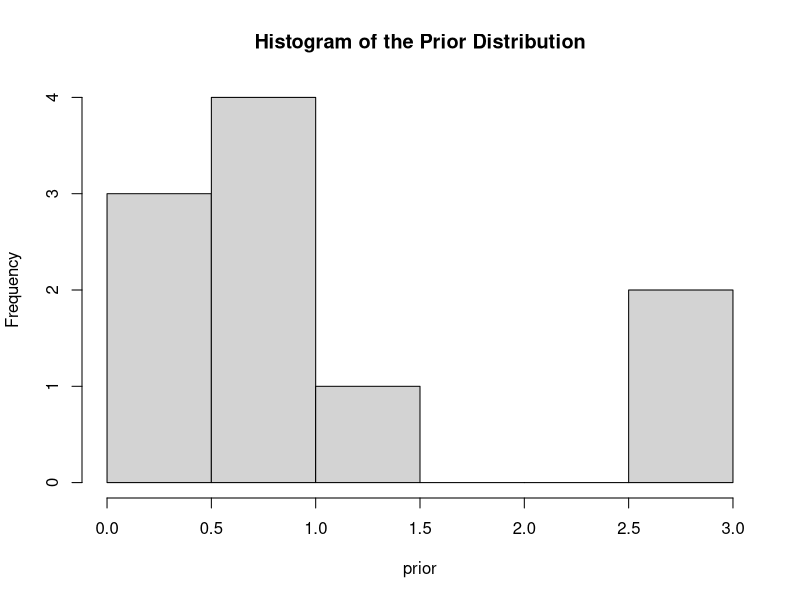
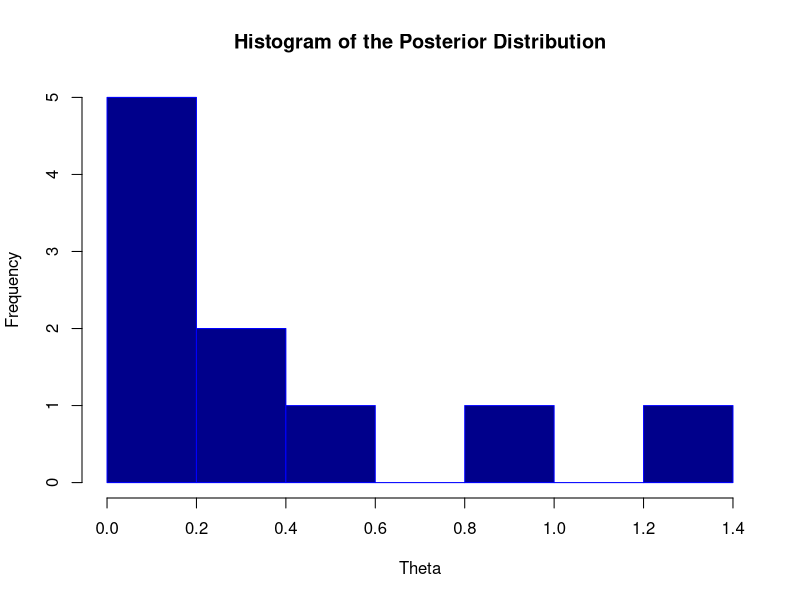
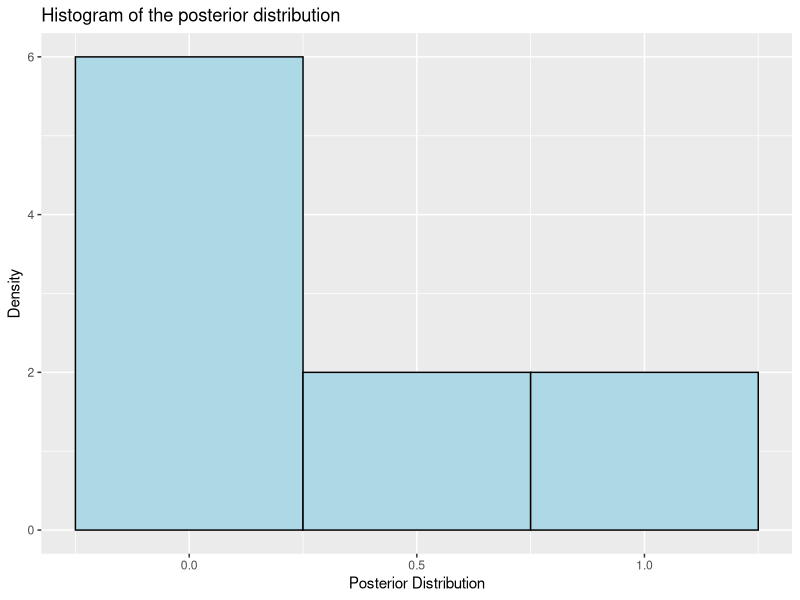
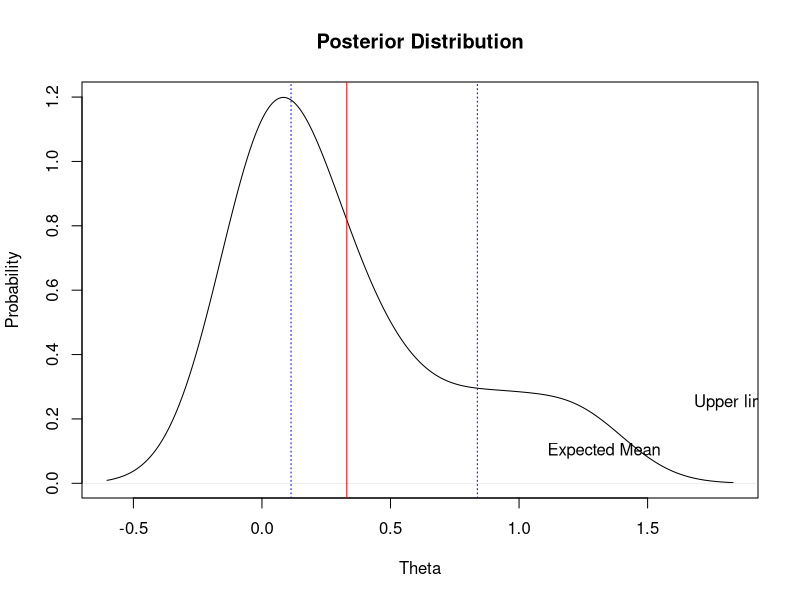
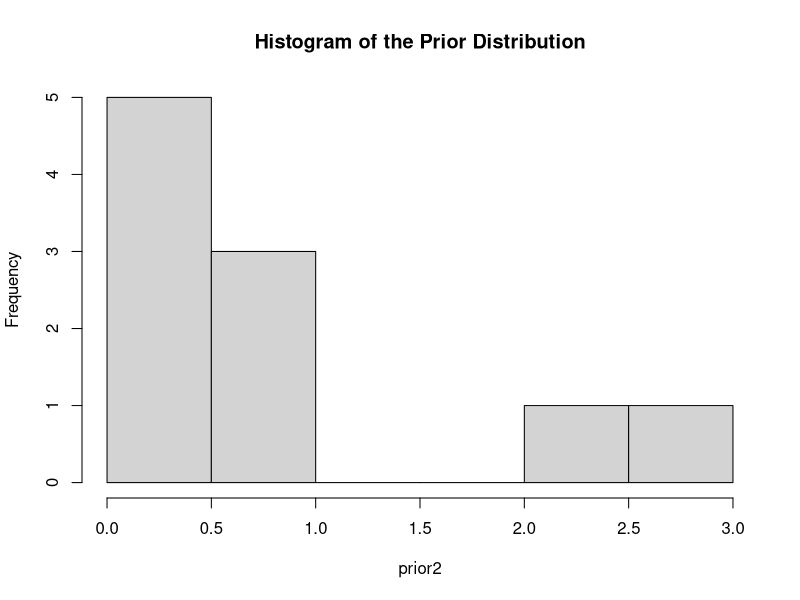
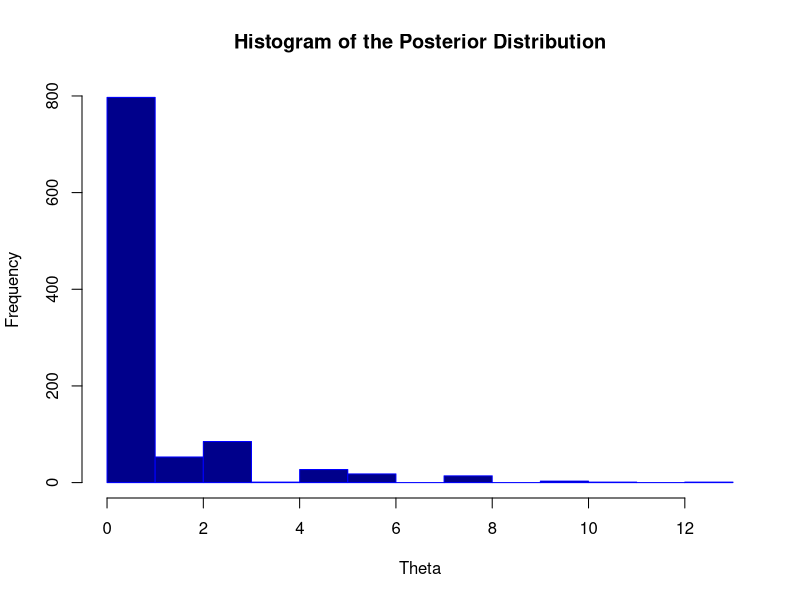
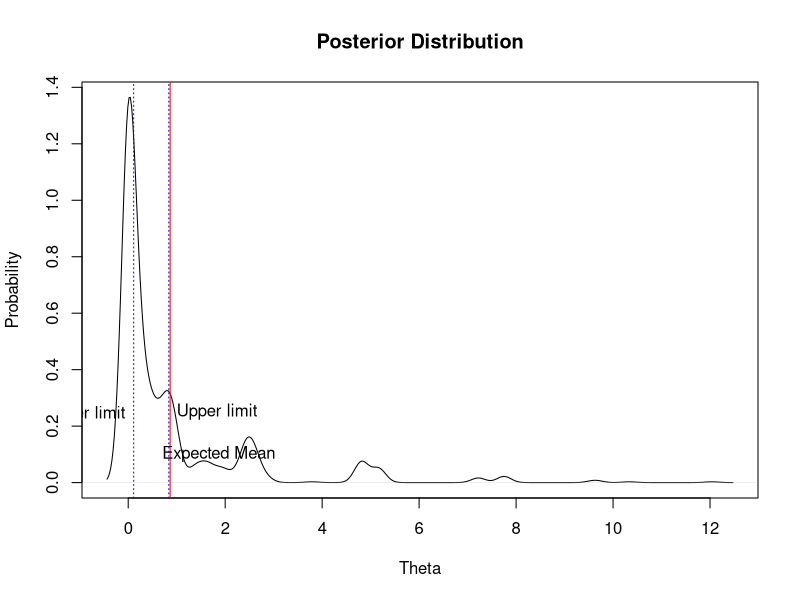

Reproduce these figures in R, in order.
## ---- chunk 1
knitr::opts_chunk$set(echo = TRUE)
## ---- chunk 2
likelihood<-rpois(10, 1)
alpha_0=1
beta_0=1

prior<-rgamma(10, alpha_0, beta_0)
hist(prior, main="Histogram of the Prior Distribution")

posterior<-likelihood*prior
posterior1<-as.data.frame(posterior)
## ---- chunk 3
hist(posterior, main="Histogram of the Posterior Distribution", xlab="Theta", ylab="Frequency", border="blue", 
     col="darkblue")
d<-density(posterior)
## ---- chunk 4
library(ggplot2)
p<-ggplot(posterior1, aes(x=posterior)) +  geom_histogram(binwidth=0.5, color="black", fill="lightblue") 
p + ggtitle("Histogram of the posterior distribution") + ylab("Density") + xlab("Posterior Distribution") + theme(legend.position = "top" )
## ---- chunk 5
alpha_1=sum(posterior, na.rm = FALSE)+alpha_0
alpha_1

beta_1=beta_0+10
beta_1

cred<-qgamma(c(0.025,0.975), shape=alpha_1, rate=beta_1)
## ---- chunk 6
mean(posterior)

plot(d, main="Posterior Distribution", xlab="Theta", ylab="Probability")
abline(v=mean(posterior), col="red", lty=1)
text(mean(posterior)+1,0.1,labels="Expected Mean", cex=1)

cred[1]-1

abline(v=cred[1], col="blue", lty=3)
text(cred[1]-1,0.25,labels="Lower limit", cex=1)

cred[2]+1

abline(v=cred[2], col="blue", lty=3)
text(cred[2]+1,0.25,labels="Upper limit", cex=1)
## ---- chunk 7
likelihood2<-rpois(1000, 1)

prior2<-rgamma(10, alpha_0, beta_0)
hist(prior2, main="Histogram of the Prior Distribution")

posterior2<-likelihood2*prior2
posterior2_<-as.data.frame(posterior2)
## ---- chunk 8
hist(posterior2, main="Histogram of the Posterior Distribution", xlab="Theta", ylab="Frequency", border="blue", 
     col="darkblue")
d2<-density(posterior2)
## ---- chunk 9
alpha_1=sum(posterior, na.rm = FALSE)+alpha_0
alpha_1

beta_1=beta_0+10
beta_1

cred2<-qgamma(c(0.025,0.975), shape=alpha_1, rate=beta_1)
## ---- chunk 10
mean(posterior2)

plot(d2, main="Posterior Distribution", xlab="Theta", ylab="Probability")
abline(v=mean(posterior2), col="red", lty=1)
text(mean(posterior2)+1,0.1,labels="Expected Mean", cex=1)

cred2[1]-1

abline(v=cred2[1], col="blue", lty=3)
text(cred2[1]-1,0.25,labels="Lower limit", cex=1)

cred2[2]+1

abline(v=cred2[2], col="blue", lty=3)
text(cred2[2]+1,0.25,labels="Upper limit", cex=1)
## ---- chunk 11

y_bar <- sum(posterior2)*1/1000

